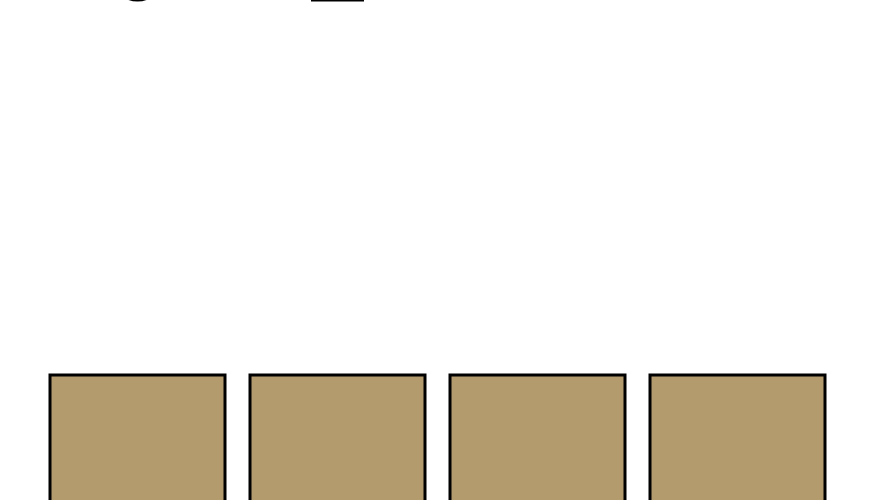
Frame 1 (no input)
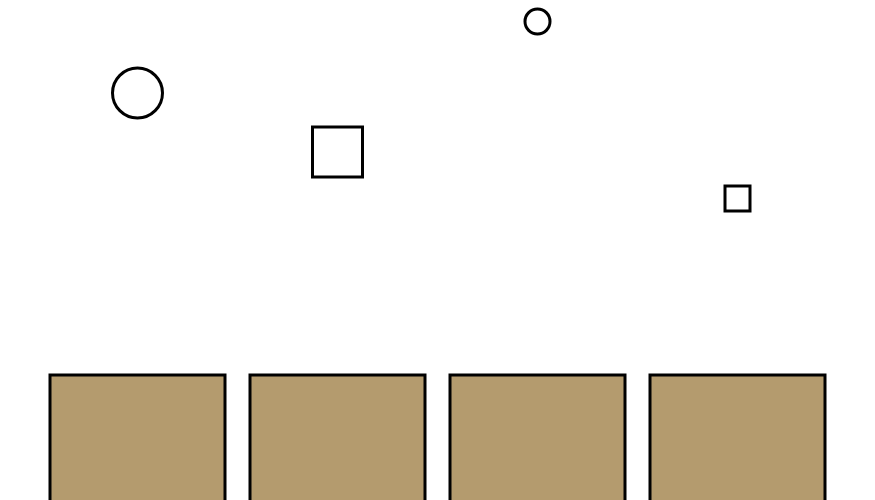
Frame 60 (no input)
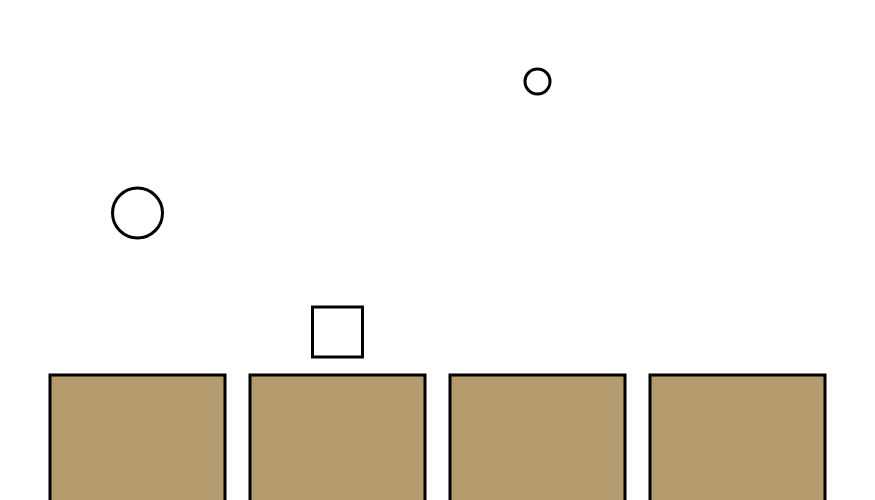
Frame 120 (the mouse pressed at the canvas centre since frame 60)

The p5.js sketch that drew these frames (run headless with seeded random() and noise() and a simulated clock; from frame 60 on, the mouse is pressed at the canvas centre):

// p5.js sketch
// ── sketch.js
var item1;
var item2;
var item3;
var item4;

function setup() {
  createCanvas(875, 500);
  strokeWeight(3);


  ellipseMode(CORNER);


  item1 = new item(2, 112.5, -50, 50, 50, 0, 0, 0, 0);
  item2 = new item(3, 0, 0, 0, 0, 312.5, -50, 50, 50);
  item3 = new item(1, 525, -50, 25, 25, 0, 0, 0, 0);
  item4 = new item(4, 0, 0, 0, 0, 725, -50, 25, 25);


}

function draw() {

  background(255);



  item1.display();
  item1.move();

  item2.display();
  item2.move();

  item3.display();
  item3.move();

  item4.display();
  item4.move();

  push();
  fill(180, 155, 110);
  rect(50, 375, 175, 150);
  rect(250, 375, 175, 150);
  rect(450, 375, 175, 150);
  rect(650, 375, 175, 150);
  pop();


}


function item(itemSpeed, exPosition, eyPosition, eWidth, eHeight, rxPosition, ryPosition, rWidth, rHeight) {
  this.speed = itemSpeed;
  this.exPosition = exPosition;
  //this.eyPosition = eyPosition;
  this.eWidth = eWidth;
  this.eHeight = eHeight;
  this.rxPosition = rxPosition;
  //this.ryPosition = ryPosition;
  this.rWidth = rWidth;
  this.rHeight = rHeight;
  var ey = -50;
  var ry = -50;

  this.display = function() {
    ellipse(this.exPosition, ey, this.eWidth, this.eHeight);
    rect(this.rxPosition, ry, this.rWidth, this.rHeight);
  };

  this.move = function() {
    ey = ey + this.speed;
    ry = ry + this.speed;

    if(ey > 500) {
      ey = -550;

}

  if(ry > 500) {
    ry = -550;
}
  };


}
